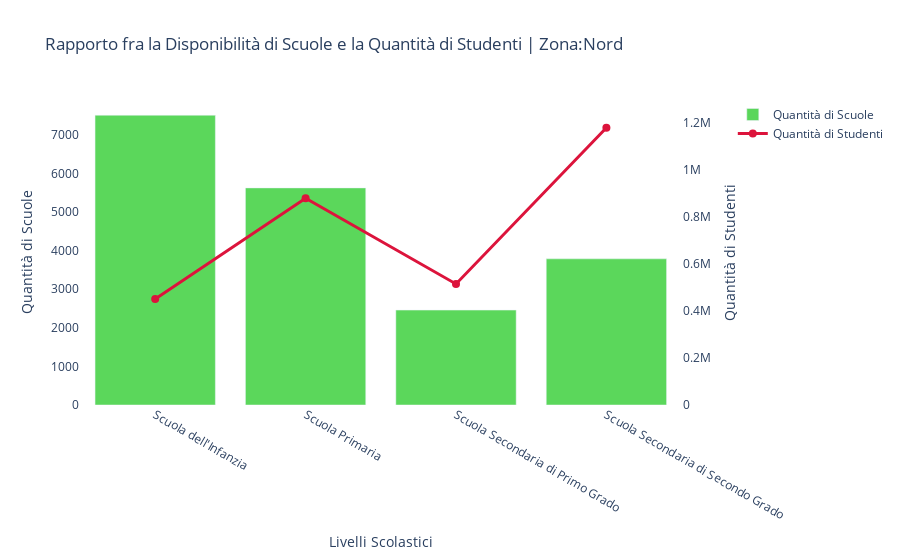
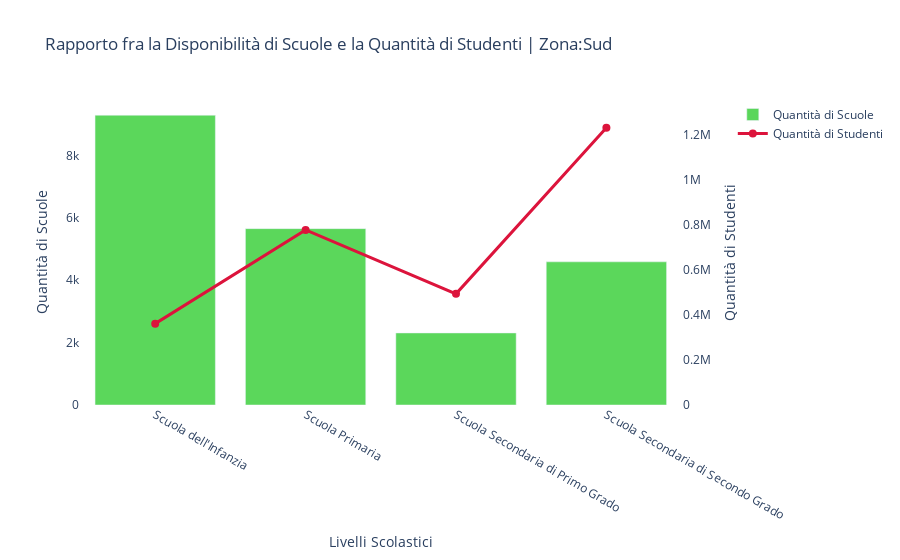
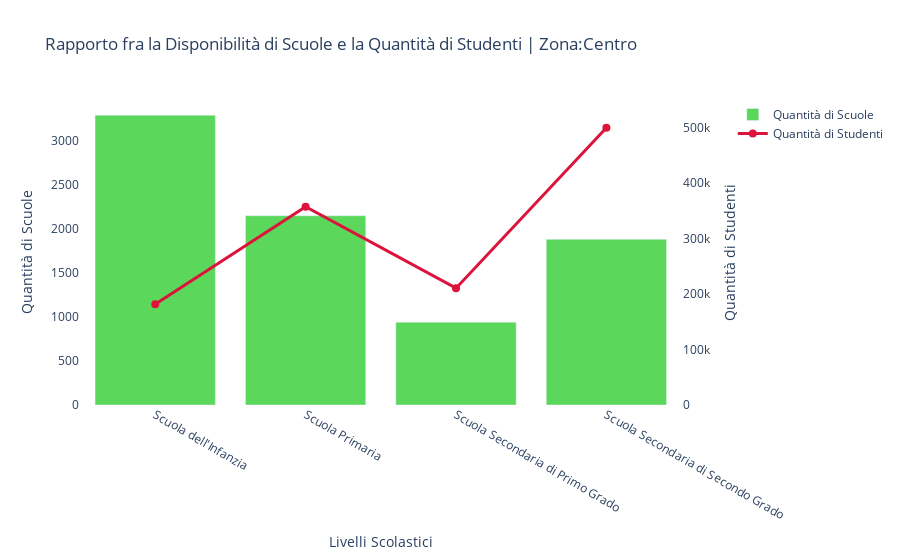
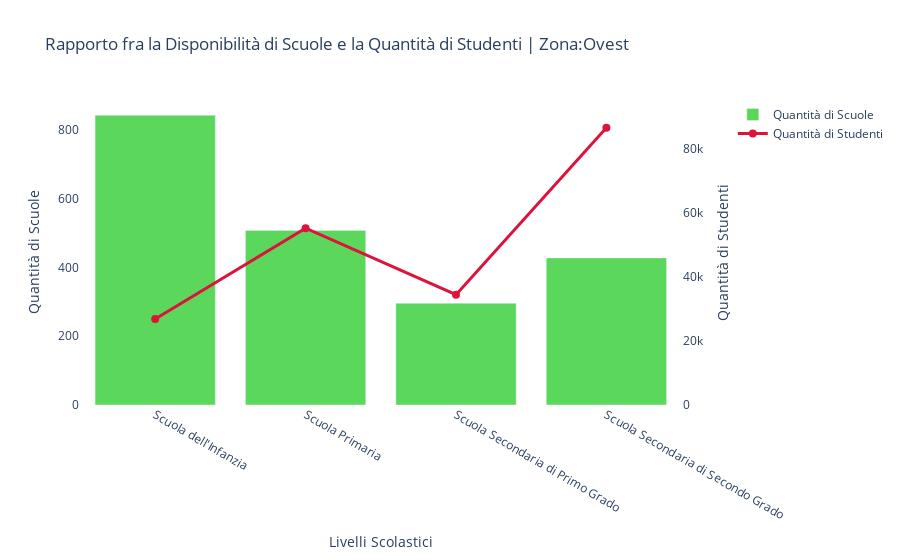

Notebook code cell kept with these figures, in order:
### Code cell
rapporto('Zona', 'Nord')
rapporto('Zona', 'Sud')
rapporto('Zona', 'Centro')
rapporto('Zona', 'Ovest')

### Figure 1 — Plotly figure (JSON) as saved in the notebook; plotly's stock layout.template omitted (floating-point values rounded to 4 significant figures)
{"data": [{"marker": {"color": "#32CD32"}, "name": "Quantità di Scuole", "opacity": 0.8, "type": "bar", "x": ["Scuola dell'Infanzia", "Scuola Primaria", "Scuola Secondaria di Primo Grado", "Scuola Secondaria di Secondo Grado"], "xaxis": "x", "y": [7505, 5623, 2458, 3786], "yaxis": "y"}, {"line": {"color": "crimson", "width": 3}, "marker": {"color": "crimson", "size": 8, "symbol": "circle"}, "mode": "lines+markers", "name": "Quantità di Studenti", "type": "scatter", "x": ["Scuola dell'Infanzia", "Scuola Primaria", "Scuola Secondaria di Primo Grado", "Scuola Secondaria di Secondo Grado"], "xaxis": "x", "y": [450500.0, 878672, 514290, 1178111], "yaxis": "y2"}], "layout": {"plot_bgcolor": "white", "title": {"text": "Rapporto fra la Disponibilità di Scuole e la Quantità di Studenti | Zona:Nord"}, "xaxis": {"anchor": "y", "domain": [0, 0.94], "title": {"text": "Livelli Scolastici"}}, "yaxis": {"anchor": "x", "domain": [0, 1], "title": {"text": "Quantità di Scuole"}}, "yaxis2": {"anchor": "x", "overlaying": "y", "range": [0, 1296000.0], "side": "right", "title": {"text": "Quantità di Studenti"}}}}

### Figure 2 — Plotly figure (JSON) as saved in the notebook; plotly's stock layout.template omitted (floating-point values rounded to 4 significant figures)
{"data": [{"marker": {"color": "#32CD32"}, "name": "Quantità di Scuole", "opacity": 0.8, "type": "bar", "x": ["Scuola dell'Infanzia", "Scuola Primaria", "Scuola Secondaria di Primo Grado", "Scuola Secondaria di Secondo Grado"], "xaxis": "x", "y": [9286, 5652, 2308, 4588], "yaxis": "y"}, {"line": {"color": "crimson", "width": 3}, "marker": {"color": "crimson", "size": 8, "symbol": "circle"}, "mode": "lines+markers", "name": "Quantità di Studenti", "type": "scatter", "x": ["Scuola dell'Infanzia", "Scuola Primaria", "Scuola Secondaria di Primo Grado", "Scuola Secondaria di Secondo Grado"], "xaxis": "x", "y": [361400.0, 777466, 493700.0, 1232000.0], "yaxis": "y2"}], "layout": {"plot_bgcolor": "white", "title": {"text": "Rapporto fra la Disponibilità di Scuole e la Quantità di Studenti | Zona:Sud"}, "xaxis": {"anchor": "y", "domain": [0, 0.94], "title": {"text": "Livelli Scolastici"}}, "yaxis": {"anchor": "x", "domain": [0, 1], "title": {"text": "Quantità di Scuole"}}, "yaxis2": {"anchor": "x", "overlaying": "y", "range": [0, 1355000.0], "side": "right", "title": {"text": "Quantità di Studenti"}}}}

### Figure 3 — Plotly figure (JSON) as saved in the notebook; plotly's stock layout.template omitted (floating-point values rounded to 4 significant figures)
{"data": [{"marker": {"color": "#32CD32"}, "name": "Quantità di Scuole", "opacity": 0.8, "type": "bar", "x": ["Scuola dell'Infanzia", "Scuola Primaria", "Scuola Secondaria di Primo Grado", "Scuola Secondaria di Secondo Grado"], "xaxis": "x", "y": [3288, 2148, 939, 1880], "yaxis": "y"}, {"line": {"color": "crimson", "width": 3}, "marker": {"color": "crimson", "size": 8, "symbol": "circle"}, "mode": "lines+markers", "name": "Quantità di Studenti", "type": "scatter", "x": ["Scuola dell'Infanzia", "Scuola Primaria", "Scuola Secondaria di Primo Grado", "Scuola Secondaria di Secondo Grado"], "xaxis": "x", "y": [181659, 357257, 210500.0, 499700.0], "yaxis": "y2"}], "layout": {"plot_bgcolor": "white", "title": {"text": "Rapporto fra la Disponibilità di Scuole e la Quantità di Studenti | Zona:Centro"}, "xaxis": {"anchor": "y", "domain": [0, 0.94], "title": {"text": "Livelli Scolastici"}}, "yaxis": {"anchor": "x", "domain": [0, 1], "title": {"text": "Quantità di Scuole"}}, "yaxis2": {"anchor": "x", "overlaying": "y", "range": [0, 549700.0], "side": "right", "title": {"text": "Quantità di Studenti"}}}}

### Figure 4 — Plotly figure (JSON) as saved in the notebook; plotly's stock layout.template omitted (floating-point values rounded to 4 significant figures)
{"data": [{"marker": {"color": "#32CD32"}, "name": "Quantità di Scuole", "opacity": 0.8, "type": "bar", "x": ["Scuola dell'Infanzia", "Scuola Primaria", "Scuola Secondaria di Primo Grado", "Scuola Secondaria di Secondo Grado"], "xaxis": "x", "y": [843, 508, 296, 428], "yaxis": "y"}, {"line": {"color": "crimson", "width": 3}, "marker": {"color": "crimson", "size": 8, "symbol": "circle"}, "mode": "lines+markers", "name": "Quantità di Studenti", "type": "scatter", "x": ["Scuola dell'Infanzia", "Scuola Primaria", "Scuola Secondaria di Primo Grado", "Scuola Secondaria di Secondo Grado"], "xaxis": "x", "y": [26895, 55263, 34476, 86684], "yaxis": "y2"}], "layout": {"plot_bgcolor": "white", "title": {"text": "Rapporto fra la Disponibilità di Scuole e la Quantità di Studenti | Zona:Ovest"}, "xaxis": {"anchor": "y", "domain": [0, 0.94], "title": {"text": "Livelli Scolastici"}}, "yaxis": {"anchor": "x", "domain": [0, 1], "title": {"text": "Quantità di Scuole"}}, "yaxis2": {"anchor": "x", "overlaying": "y", "range": [0, 95350.0], "side": "right", "title": {"text": "Quantità di Studenti"}}}}
